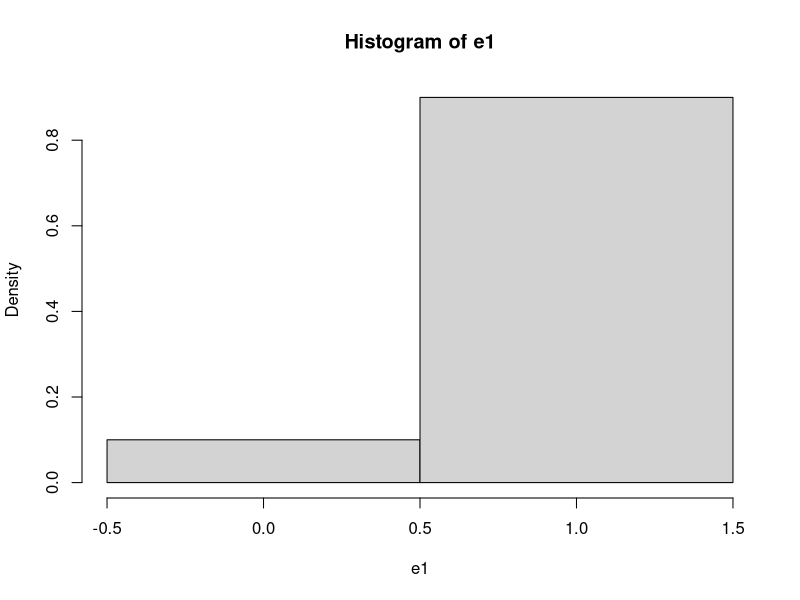
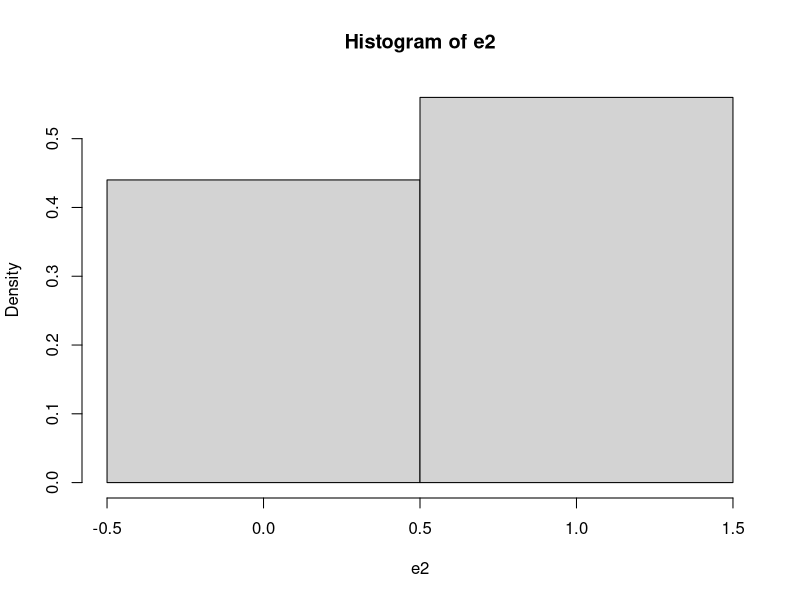
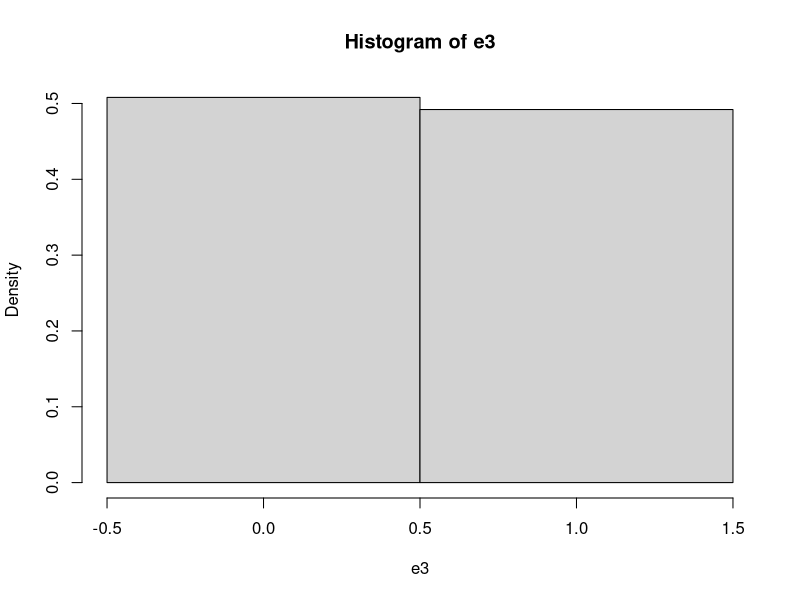
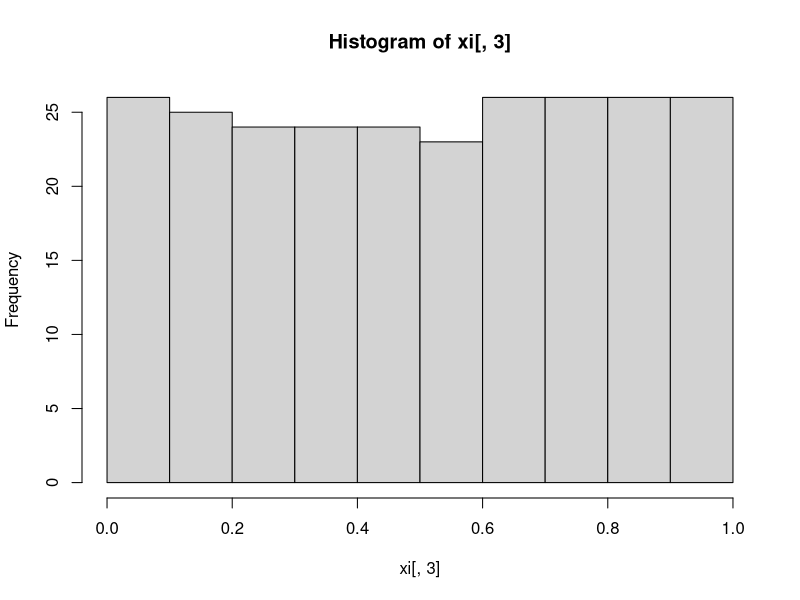
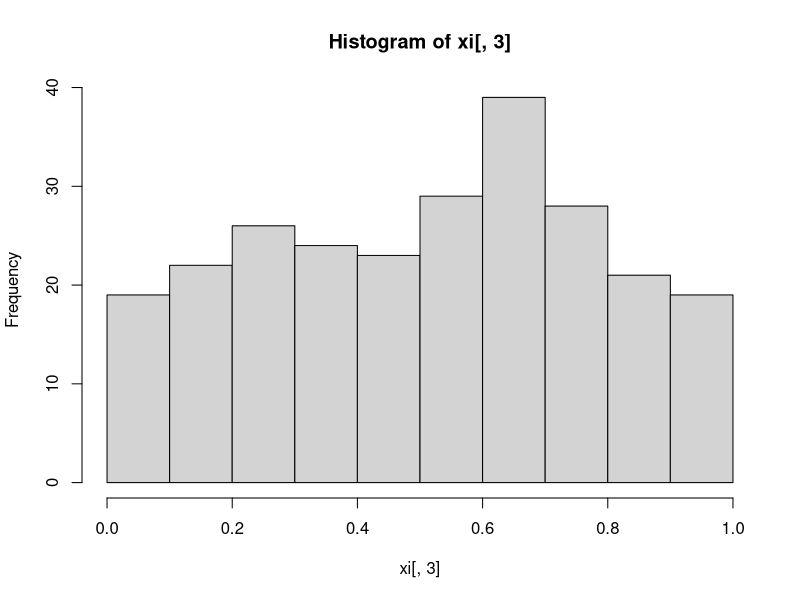
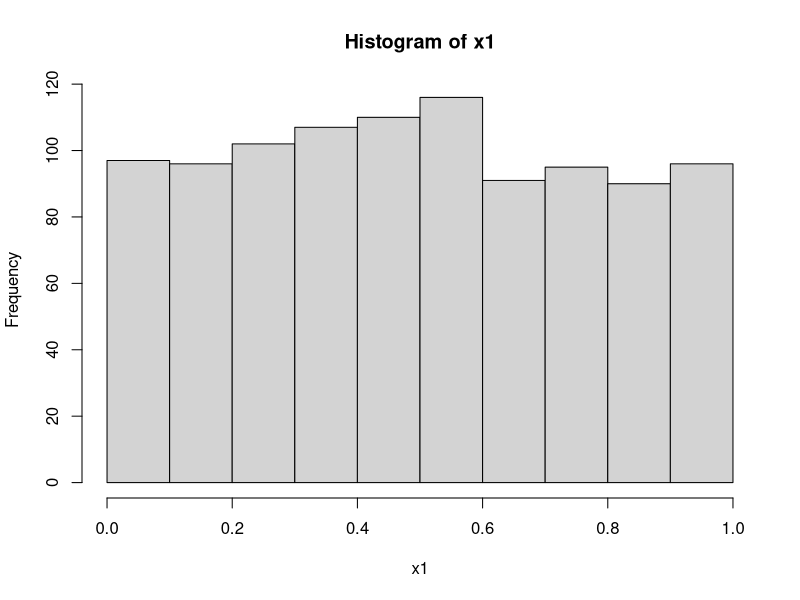

Write the R code that produced these figures, in order. (Note: this script raises an error after producing the figures.)
## ---- chunk 1
#                      -=( Install & Load Package Function )=-
install_load <- function (package1, ...)  {   

   # convert arguments to vector
   packages <- c(package1, ...)

   # start loop to determine if each package is installed
   for(package in packages){

       # if package is installed locally, load
       if(package %in% rownames(installed.packages()))
          do.call('library', list(package))

       # if package is not installed locally, download, then load
       else {
          install.packages(package)
          do.call("library", list(package))
       }
   } 
}

install_load("MASS")

path <- function() gsub  ( "\\\\",  "/",  readClipboard ()  )
#Copy path, Panggil function di console
#Copy r path, paste ke var yang diinginkan
## ---- chunk 2
require("knitr")
opts_knit$set(root.dir = "C:/Users/Fathan/Documents/Obsidian Vault/2. Kuliah/Smt 6/1. Metode Simulasi dan Resampling")
## ---- chunk 3
FlipCoin <- function(n) sample(0:1, n, rep=T) 
n <- 10
e1 <- FlipCoin(n) 
e1 
## ---- chunk 4
cat("Banyaknya tail :", sum(e1==0), "dan Peluangnya :", sum(e1==0)/n,
    "\nBanyaknya head :", sum(e1==1), "dan Peluangnya :", sum(e1==1)/n)
## ---- chunk 5
hist(e1,breaks=c(-0.5, 0.5, 1.5), prob=T) 
## ---- chunk 6
#Menggunakan function sebelumnya
n <- 28 
gb <- FlipCoin(n)
gb

g = 0; b=0; B=0
for(i in 1:n){
  if(gb[i] == 1){
    g <- g+1
    b <- 0
  } else{
    b <- b+1
  }
  
  if(b==4){
    B <- B+1
    b <- 0
  }
}

cat("Banyaknya anak perempuan :", g,
    "\nBanyaknya 4 anak tanpa perempuan :", B, 
    "\nPeluangnya :", g/(g+B))
## ---- chunk 7
RollDie <- function(n) sample(1:6, n, rep=T)
n <- 50
d1 <- RollDie(n)
d1
## ---- chunk 8
cat("Banyaknya tail :", sum(d1==3), "dan Frekuensi Relatifnya :", sum(d1==3)/n)
## ---- chunk 9
n <- 100
e2 <- FlipCoin(n) 
cat("Banyaknya tail :", sum(e2==0), "dan Frekuensi Relatifnya :", sum(e2==0)/n,
    "\nBanyaknya head :", sum(e2==1), "dan Frekuensi Relatifnya :", sum(e2==1)/n)
## ---- chunk 10
hist(e2, breaks=c(-0.5, 0.5, 1.5), prob=T)
## ---- chunk 11
n <- 500
e3 <- FlipCoin(n) 
cat("Banyaknya tail :", sum(e3==0), "dan Peluangnya :", sum(e3==0)/n,
    "\nBanyaknya head :", sum(e3==1), "dan Peluangnya :", sum(e3==1)/n)
## ---- chunk 12
hist(e3, breaks=c(-0.5, 0.5, 1.5), prob=T)
## ---- chunk 13
Dice <- function(n){
  d <- RollDie(n)
  rolls <- numeric(0)
  for(i in 1:6) rolls = c(rolls, sum(d==i)/n)
return(rolls)
}

RollingDice <- data.frame(
  rolls.200 = Dice(200),
  rolls.1000 = Dice(1000)
) 
rownames(RollingDice) <- paste0("RF.", 1:6)
print(RollingDice)
## ---- chunk 14
x0 <-78 
n <- 250
a <- 1598
b <- 17
m <- 1000

xi <- matrix (NA , n, 3 )
colnames (xi) <-c( "aX(i-1)+b", "Xi", "Ui") 
for  (i in 1 :n){
  xi[i,1] <- (a * x0 + b) 
  xi[i,2] <- xi[i, 1]%%m 
  xi[i,3] <- xi[i, 2]/m 
  x0 <- xi[i,2]
}
hist(xi[,3])

cbind("i"=1:20,    "Xi"=xi[1:20,2], 
      "i"=101:120, "Xi"=xi[101:120,2], 
      "i"=201:220, "Xi"=xi[201:220,2])
## ---- chunk 15
x0 <-73 
n <- 250
a <- 17
b <- 7
m <- 1024

xi <- matrix (NA , n, 3 )
colnames (xi) <-c( "aX(i-1)+b", "Xi", "Ui") 
for  (i in 1 :n){
  xi[i,1] <- (a * x0 + b) 
  xi[i,2] <- xi[i, 1]%%m 
  xi[i,3] <- xi[i, 2]/m 
  x0 <- xi[i,2]
}
hist(xi[,3])

cbind("i"=1:20,    "Xi"=xi[1:20,2], 
      "i"=101:120, "Xi"=xi[101:120,2], 
      "i"=201:220, "Xi"=xi[201:220,2])
## ---- chunk 16
n <- 1000
x1 <- 0.9
for(i in 2:n) x1[i] <- (pi + x1[i-1])^5%%1

hist(x1)

cbind("i"=1:20,    "Xi"=xi[1:20,2], 
      "i"=101:120, "Xi"=xi[101:120,2], 
      "i"=201:220, "Xi"=xi[201:220,2])
## ---- chunk 17
install_load('readxl','dplyr','kableExtra','DT')
raw.data <- read_xlsx("Data pert 2.xlsx")
data <- raw.data
## ---- chunk 18
i <- 1000
p <- .65
X <- runif(i)
Y <- NULL
for (z in 1:i) ifelse (X[z] <= p, Y[z] <- 1, Y[z] <- 0)
(tabel <- table(Y)/length(Y))
barplot(tabel, main="Bernoulli")

i <- 1000
p <- .65
X <- runif(i)
Y <- (X <= p)+0
(tabel <- table(Y)/length(Y))
barplot(tabel, main="Bernoulli")
## ---- chunk 19
i <- 1000 
N <- 4
X <- runif(i) 
DU <- NULL
for (z in 1:i){
  if (X[z]<=1/N) DU[z]<-1
    else if (X[z]<=2/N) DU[z]<-2  
    else if (X[z]<=3/N) DU[z]<-3
  else DU[z] <- 4 
}
(tabel <- table(DU)/length(DU)) 
barplot(tabel, main="Seragam Diskret")


i <- 1000 
N <- 4
X <- runif(i)
DU <- as.numeric(cut(X, breaks=c(0, 1/N, 2/N, 3/N, 1),  
include.lowest = T))
(tabel <- table(DU)/length(DU)) 
barplot(tabel, main="Seragam Diskret")
i <- 1000  
N <- 4
X <- runif(i)
DU <- 1 +floor(N*X)
(tabel <- table(DU)/length(DU))  
barplot(tabel, main="Seragam Diskret")
## ---- chunk 20
#Binomial (5,0.65) 
i <- 1000
n <- 5  
p <- .65
Binom <- NULL  
for (z in 1:i){
  m <- 0
  for (k in 1:n){
    y <- (runif(1) <= p) +0  
    m <- m+y
  }
  Binom[z] <- m 
}
(tabel <- table(Binom)/length(Binom))  
barplot(tabel, main="Binomial")

#Binomial (3,0.5)  
i <- 1000
X <- runif(i)
Binom <- as.numeric(cut(X, breaks=c(0, 1/8, 4/8, 7/8, 1),  
include.lowest = T)) -1
(tabel <- table(Binom)/length(Binom)) 
barplot(tabel, main="Binomial")
## ---- chunk 21
set.seed(123)
geom <- rgeom(1000, prob = 0.2)

cat("Geometric Distribution (p = 0.2):\n")
head(geom)
hist(geom)
## ---- chunk 22
nbinom <- rnbinom(1000, size = 5, prob = 0.3)

cat("\nNegative Binomial Distribution (size = 5, prob = 0.3):\n")
head(nbinom)
hist(nbinom)
## ---- chunk 23
i <- 1000
lambda <- 3 
U <- runif(i)
X <- -log(U)/lambda  
hist(X)
## ---- chunk 24
#Gamma(α=5,β=3)  
i <- 1000
lambda <- 3 
alpha <- 5
U <- log(runif(i*alpha))  
Um <- matrix(U, i)
Y <- apply(Um, 1, sum) 
Gama <- -Y/lambda  
hist(Gama)
## ---- chunk 25
#chi-square(10)  
i <- 1000
lambda <- 2 
alpha <- 5
U <- log(runif(i*alpha))  
Um <- matrix(U, i)
Y <- apply(Um, 1, sum) 
chi <- -Y/lambda  
hist(chi)

#chi-square(11)  
i <- 1000
lambda <- 2 
alpha <- 5
U <- log(runif(i*alpha))  
Um <- matrix(U, i)
Y <- apply(Um, 1, sum) 
chi <- -Y/lambda
chi <- chi +(rnorm(i))^2  
hist(chi)
